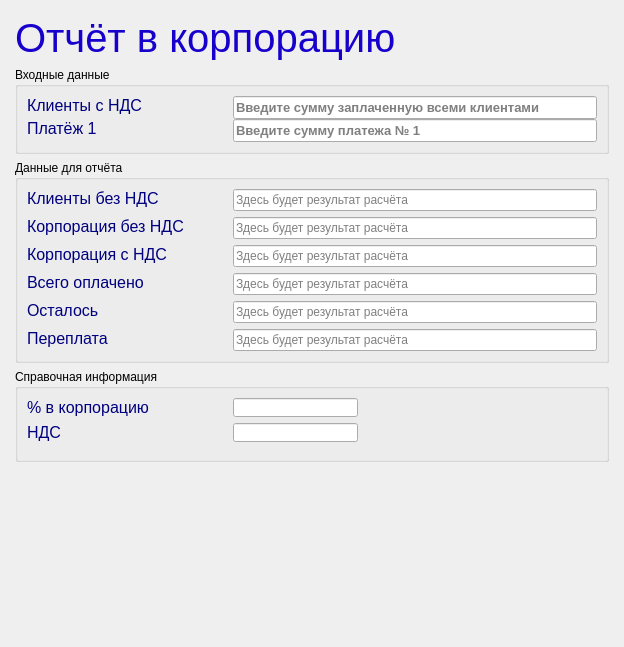
<?xml version="1.0" encoding="UTF-8"?>
<ui version="4.0">
 <class>MainWindow</class>
 <widget class="QMainWindow" name="MainWindow">
  <property name="geometry">
   <rect>
    <x>0</x>
    <y>0</y>
    <width>624</width>
    <height>647</height>
   </rect>
  </property>
  <property name="windowTitle">
   <string>Отчёт в корпорацию</string>
  </property>
  <widget class="QWidget" name="centralwidget">
   <layout class="QVBoxLayout" name="verticalLayout_3">
    <property name="sizeConstraint">
     <enum>QLayout::SizeConstraint::SetMinAndMaxSize</enum>
    </property>
    <item>
     <layout class="QVBoxLayout" name="verticalLayout_main" stretch="1,2,0,2,0">
      <property name="leftMargin">
       <number>6</number>
      </property>
      <property name="topMargin">
       <number>6</number>
      </property>
      <property name="rightMargin">
       <number>6</number>
      </property>
      <property name="bottomMargin">
       <number>6</number>
      </property>
      <item>
       <widget class="QLabel" name="label">
        <property name="sizePolicy">
         <sizepolicy hsizetype="Preferred" vsizetype="Fixed">
          <horstretch>0</horstretch>
          <verstretch>0</verstretch>
         </sizepolicy>
        </property>
        <property name="palette">
         <palette>
          <active>
           <colorrole role="WindowText">
            <brush brushstyle="SolidPattern">
             <color alpha="255">
              <red>23</red>
              <green>0</green>
              <blue>204</blue>
             </color>
            </brush>
           </colorrole>
           <colorrole role="Text">
            <brush brushstyle="SolidPattern">
             <color alpha="255">
              <red>0</red>
              <green>0</green>
              <blue>0</blue>
             </color>
            </brush>
           </colorrole>
          </active>
          <inactive>
           <colorrole role="WindowText">
            <brush brushstyle="SolidPattern">
             <color alpha="255">
              <red>23</red>
              <green>0</green>
              <blue>204</blue>
             </color>
            </brush>
           </colorrole>
           <colorrole role="Text">
            <brush brushstyle="SolidPattern">
             <color alpha="255">
              <red>0</red>
              <green>0</green>
              <blue>0</blue>
             </color>
            </brush>
           </colorrole>
          </inactive>
          <disabled>
           <colorrole role="WindowText">
            <brush brushstyle="SolidPattern">
             <color alpha="255">
              <red>120</red>
              <green>120</green>
              <blue>120</blue>
             </color>
            </brush>
           </colorrole>
           <colorrole role="Text">
            <brush brushstyle="SolidPattern">
             <color alpha="255">
              <red>120</red>
              <green>120</green>
              <blue>120</blue>
             </color>
            </brush>
           </colorrole>
          </disabled>
         </palette>
        </property>
        <property name="font">
         <font>
          <pointsize>30</pointsize>
          <bold>false</bold>
         </font>
        </property>
        <property name="text">
         <string>&lt;html&gt;&lt;head/&gt;&lt;body&gt;&lt;p&gt;Отчёт в корпорацию&lt;/p&gt;&lt;/body&gt;&lt;/html&gt;</string>
        </property>
       </widget>
      </item>
      <item>
       <widget class="QGroupBox" name="groupBoxInput">
        <property name="sizePolicy">
         <sizepolicy hsizetype="Preferred" vsizetype="Fixed">
          <horstretch>0</horstretch>
          <verstretch>0</verstretch>
         </sizepolicy>
        </property>
        <property name="title">
         <string>Входные данные</string>
        </property>
        <layout class="QFormLayout" name="formLayout_4">
         <item row="0" column="0" colspan="2">
          <layout class="QFormLayout" name="formLayoutInput">
           <property name="verticalSpacing">
            <number>0</number>
           </property>
           <item row="0" column="0">
            <widget class="QLabel" name="label_5">
             <property name="sizePolicy">
              <sizepolicy hsizetype="Fixed" vsizetype="Fixed">
               <horstretch>0</horstretch>
               <verstretch>0</verstretch>
              </sizepolicy>
             </property>
             <property name="minimumSize">
              <size>
               <width>200</width>
               <height>0</height>
              </size>
             </property>
             <property name="maximumSize">
              <size>
               <width>200</width>
               <height>16777215</height>
              </size>
             </property>
             <property name="palette">
              <palette>
               <active>
                <colorrole role="WindowText">
                 <brush brushstyle="SolidPattern">
                  <color alpha="255">
                   <red>0</red>
                   <green>0</green>
                   <blue>127</blue>
                  </color>
                 </brush>
                </colorrole>
               </active>
               <inactive>
                <colorrole role="WindowText">
                 <brush brushstyle="SolidPattern">
                  <color alpha="255">
                   <red>0</red>
                   <green>0</green>
                   <blue>127</blue>
                  </color>
                 </brush>
                </colorrole>
               </inactive>
               <disabled>
                <colorrole role="WindowText">
                 <brush brushstyle="SolidPattern">
                  <color alpha="255">
                   <red>120</red>
                   <green>120</green>
                   <blue>120</blue>
                  </color>
                 </brush>
                </colorrole>
               </disabled>
              </palette>
             </property>
             <property name="font">
              <font>
               <pointsize>12</pointsize>
              </font>
             </property>
             <property name="text">
              <string>Клиенты с НДС</string>
             </property>
            </widget>
           </item>
           <item row="0" column="1">
            <widget class="ValidatedLineEdit" name="edtClientsWithNDS">
             <property name="font">
              <font>
               <pointsize>10</pointsize>
               <bold>true</bold>
              </font>
             </property>
             <property name="tabletTracking">
              <bool>true</bool>
             </property>
             <property name="toolTip">
              <string>Введите сумму заплаченную всеми клиентами</string>
             </property>
             <property name="statusTip">
              <string>123</string>
             </property>
             <property name="whatsThis">
              <string/>
             </property>
             <property name="autoFillBackground">
              <bool>false</bool>
             </property>
             <property name="dragEnabled">
              <bool>true</bool>
             </property>
             <property name="placeholderText">
              <string>Введите сумму заплаченную всеми клиентами</string>
             </property>
            </widget>
           </item>
           <item row="1" column="0">
            <widget class="QLabel" name="lblPaid1">
             <property name="sizePolicy">
              <sizepolicy hsizetype="Fixed" vsizetype="Fixed">
               <horstretch>0</horstretch>
               <verstretch>0</verstretch>
              </sizepolicy>
             </property>
             <property name="minimumSize">
              <size>
               <width>200</width>
               <height>0</height>
              </size>
             </property>
             <property name="maximumSize">
              <size>
               <width>200</width>
               <height>16777215</height>
              </size>
             </property>
             <property name="palette">
              <palette>
               <active>
                <colorrole role="WindowText">
                 <brush brushstyle="SolidPattern">
                  <color alpha="255">
                   <red>0</red>
                   <green>0</green>
                   <blue>127</blue>
                  </color>
                 </brush>
                </colorrole>
               </active>
               <inactive>
                <colorrole role="WindowText">
                 <brush brushstyle="SolidPattern">
                  <color alpha="255">
                   <red>0</red>
                   <green>0</green>
                   <blue>127</blue>
                  </color>
                 </brush>
                </colorrole>
               </inactive>
               <disabled>
                <colorrole role="WindowText">
                 <brush brushstyle="SolidPattern">
                  <color alpha="255">
                   <red>120</red>
                   <green>120</green>
                   <blue>120</blue>
                  </color>
                 </brush>
                </colorrole>
               </disabled>
              </palette>
             </property>
             <property name="font">
              <font>
               <pointsize>12</pointsize>
              </font>
             </property>
             <property name="text">
              <string>Платёж 1</string>
             </property>
            </widget>
           </item>
           <item row="1" column="1">
            <widget class="ValidatedLineEdit" name="edtPaid">
             <property name="font">
              <font>
               <pointsize>10</pointsize>
               <bold>true</bold>
              </font>
             </property>
             <property name="toolTip">
              <string>&lt;html&gt;&lt;head/&gt;&lt;body&gt;&lt;p&gt;Введите сумму платежа № 1&lt;/p&gt;&lt;/body&gt;&lt;/html&gt;</string>
             </property>
             <property name="placeholderText">
              <string>Введите сумму платежа № 1</string>
             </property>
            </widget>
           </item>
          </layout>
         </item>
        </layout>
       </widget>
      </item>
      <item>
       <widget class="QGroupBox" name="groupBoxOutput">
        <property name="sizePolicy">
         <sizepolicy hsizetype="Preferred" vsizetype="Fixed">
          <horstretch>0</horstretch>
          <verstretch>0</verstretch>
         </sizepolicy>
        </property>
        <property name="title">
         <string>Данные для отчёта</string>
        </property>
        <layout class="QVBoxLayout" name="verticalLayout">
         <item>
          <layout class="QFormLayout" name="formLayout_Output">
           <item row="0" column="0">
            <widget class="QLabel" name="label_11">
             <property name="sizePolicy">
              <sizepolicy hsizetype="Fixed" vsizetype="Fixed">
               <horstretch>0</horstretch>
               <verstretch>0</verstretch>
              </sizepolicy>
             </property>
             <property name="minimumSize">
              <size>
               <width>200</width>
               <height>0</height>
              </size>
             </property>
             <property name="maximumSize">
              <size>
               <width>200</width>
               <height>16777215</height>
              </size>
             </property>
             <property name="palette">
              <palette>
               <active>
                <colorrole role="WindowText">
                 <brush brushstyle="SolidPattern">
                  <color alpha="255">
                   <red>0</red>
                   <green>0</green>
                   <blue>127</blue>
                  </color>
                 </brush>
                </colorrole>
               </active>
               <inactive>
                <colorrole role="WindowText">
                 <brush brushstyle="SolidPattern">
                  <color alpha="255">
                   <red>0</red>
                   <green>0</green>
                   <blue>127</blue>
                  </color>
                 </brush>
                </colorrole>
               </inactive>
               <disabled>
                <colorrole role="WindowText">
                 <brush brushstyle="SolidPattern">
                  <color alpha="255">
                   <red>120</red>
                   <green>120</green>
                   <blue>120</blue>
                  </color>
                 </brush>
                </colorrole>
               </disabled>
              </palette>
             </property>
             <property name="font">
              <font>
               <pointsize>12</pointsize>
              </font>
             </property>
             <property name="text">
              <string>Клиенты без НДС</string>
             </property>
            </widget>
           </item>
           <item row="0" column="1">
            <widget class="QLineEdit" name="edtClientsOutput">
             <property name="focusPolicy">
              <enum>Qt::FocusPolicy::NoFocus</enum>
             </property>
             <property name="toolTip">
              <string>Кликните мышью и результат (в т.ч. НДС) будет в буфере обмена</string>
             </property>
             <property name="alignment">
              <set>Qt::AlignmentFlag::AlignLeading|Qt::AlignmentFlag::AlignLeft|Qt::AlignmentFlag::AlignVCenter</set>
             </property>
             <property name="readOnly">
              <bool>true</bool>
             </property>
             <property name="placeholderText">
              <string>Здесь будет результат расчёта</string>
             </property>
            </widget>
           </item>
           <item row="1" column="0">
            <widget class="QLabel" name="label_3">
             <property name="sizePolicy">
              <sizepolicy hsizetype="Fixed" vsizetype="Fixed">
               <horstretch>0</horstretch>
               <verstretch>0</verstretch>
              </sizepolicy>
             </property>
             <property name="minimumSize">
              <size>
               <width>200</width>
               <height>0</height>
              </size>
             </property>
             <property name="maximumSize">
              <size>
               <width>200</width>
               <height>16777215</height>
              </size>
             </property>
             <property name="palette">
              <palette>
               <active>
                <colorrole role="WindowText">
                 <brush brushstyle="SolidPattern">
                  <color alpha="255">
                   <red>0</red>
                   <green>0</green>
                   <blue>127</blue>
                  </color>
                 </brush>
                </colorrole>
               </active>
               <inactive>
                <colorrole role="WindowText">
                 <brush brushstyle="SolidPattern">
                  <color alpha="255">
                   <red>0</red>
                   <green>0</green>
                   <blue>127</blue>
                  </color>
                 </brush>
                </colorrole>
               </inactive>
               <disabled>
                <colorrole role="WindowText">
                 <brush brushstyle="SolidPattern">
                  <color alpha="255">
                   <red>120</red>
                   <green>120</green>
                   <blue>120</blue>
                  </color>
                 </brush>
                </colorrole>
               </disabled>
              </palette>
             </property>
             <property name="font">
              <font>
               <pointsize>12</pointsize>
              </font>
             </property>
             <property name="text">
              <string>Корпорация без НДС</string>
             </property>
            </widget>
           </item>
           <item row="1" column="1">
            <widget class="QLineEdit" name="edtCorpOutput">
             <property name="focusPolicy">
              <enum>Qt::FocusPolicy::NoFocus</enum>
             </property>
             <property name="toolTip">
              <string>Кликните мышью и результат (в т.ч. НДС) будет в буфере обмена</string>
             </property>
             <property name="alignment">
              <set>Qt::AlignmentFlag::AlignLeading|Qt::AlignmentFlag::AlignLeft|Qt::AlignmentFlag::AlignVCenter</set>
             </property>
             <property name="readOnly">
              <bool>true</bool>
             </property>
             <property name="placeholderText">
              <string>Здесь будет результат расчёта</string>
             </property>
            </widget>
           </item>
           <item row="2" column="0">
            <widget class="QLabel" name="label_13">
             <property name="sizePolicy">
              <sizepolicy hsizetype="Fixed" vsizetype="Fixed">
               <horstretch>0</horstretch>
               <verstretch>0</verstretch>
              </sizepolicy>
             </property>
             <property name="minimumSize">
              <size>
               <width>200</width>
               <height>0</height>
              </size>
             </property>
             <property name="maximumSize">
              <size>
               <width>200</width>
               <height>16777215</height>
              </size>
             </property>
             <property name="palette">
              <palette>
               <active>
                <colorrole role="WindowText">
                 <brush brushstyle="SolidPattern">
                  <color alpha="255">
                   <red>0</red>
                   <green>0</green>
                   <blue>127</blue>
                  </color>
                 </brush>
                </colorrole>
               </active>
               <inactive>
                <colorrole role="WindowText">
                 <brush brushstyle="SolidPattern">
                  <color alpha="255">
                   <red>0</red>
                   <green>0</green>
                   <blue>127</blue>
                  </color>
                 </brush>
                </colorrole>
               </inactive>
               <disabled>
                <colorrole role="WindowText">
                 <brush brushstyle="SolidPattern">
                  <color alpha="255">
                   <red>120</red>
                   <green>120</green>
                   <blue>120</blue>
                  </color>
                 </brush>
                </colorrole>
               </disabled>
              </palette>
             </property>
             <property name="font">
              <font>
               <pointsize>12</pointsize>
              </font>
             </property>
             <property name="text">
              <string>Корпорация с НДС</string>
             </property>
            </widget>
           </item>
           <item row="2" column="1">
            <widget class="QLineEdit" name="edtCorpNDSOutput">
             <property name="focusPolicy">
              <enum>Qt::FocusPolicy::NoFocus</enum>
             </property>
             <property name="toolTip">
              <string>Кликните мышью и результат (в т.ч. НДС) будет в буфере обмена</string>
             </property>
             <property name="alignment">
              <set>Qt::AlignmentFlag::AlignLeading|Qt::AlignmentFlag::AlignLeft|Qt::AlignmentFlag::AlignVCenter</set>
             </property>
             <property name="readOnly">
              <bool>true</bool>
             </property>
             <property name="placeholderText">
              <string>Здесь будет результат расчёта</string>
             </property>
            </widget>
           </item>
           <item row="3" column="0">
            <widget class="QLabel" name="label_7">
             <property name="sizePolicy">
              <sizepolicy hsizetype="Fixed" vsizetype="Fixed">
               <horstretch>0</horstretch>
               <verstretch>0</verstretch>
              </sizepolicy>
             </property>
             <property name="minimumSize">
              <size>
               <width>200</width>
               <height>0</height>
              </size>
             </property>
             <property name="maximumSize">
              <size>
               <width>200</width>
               <height>16777215</height>
              </size>
             </property>
             <property name="palette">
              <palette>
               <active>
                <colorrole role="WindowText">
                 <brush brushstyle="SolidPattern">
                  <color alpha="255">
                   <red>0</red>
                   <green>0</green>
                   <blue>127</blue>
                  </color>
                 </brush>
                </colorrole>
               </active>
               <inactive>
                <colorrole role="WindowText">
                 <brush brushstyle="SolidPattern">
                  <color alpha="255">
                   <red>0</red>
                   <green>0</green>
                   <blue>127</blue>
                  </color>
                 </brush>
                </colorrole>
               </inactive>
               <disabled>
                <colorrole role="WindowText">
                 <brush brushstyle="SolidPattern">
                  <color alpha="255">
                   <red>120</red>
                   <green>120</green>
                   <blue>120</blue>
                  </color>
                 </brush>
                </colorrole>
               </disabled>
              </palette>
             </property>
             <property name="font">
              <font>
               <pointsize>12</pointsize>
              </font>
             </property>
             <property name="text">
              <string>Всего оплачено</string>
             </property>
            </widget>
           </item>
           <item row="3" column="1">
            <widget class="QLineEdit" name="edtPaidOutput">
             <property name="focusPolicy">
              <enum>Qt::FocusPolicy::NoFocus</enum>
             </property>
             <property name="alignment">
              <set>Qt::AlignmentFlag::AlignLeading|Qt::AlignmentFlag::AlignLeft|Qt::AlignmentFlag::AlignVCenter</set>
             </property>
             <property name="readOnly">
              <bool>true</bool>
             </property>
             <property name="placeholderText">
              <string>Здесь будет результат расчёта</string>
             </property>
            </widget>
           </item>
           <item row="4" column="0">
            <widget class="QLabel" name="label_8">
             <property name="sizePolicy">
              <sizepolicy hsizetype="Fixed" vsizetype="Fixed">
               <horstretch>0</horstretch>
               <verstretch>0</verstretch>
              </sizepolicy>
             </property>
             <property name="minimumSize">
              <size>
               <width>200</width>
               <height>0</height>
              </size>
             </property>
             <property name="maximumSize">
              <size>
               <width>200</width>
               <height>16777215</height>
              </size>
             </property>
             <property name="palette">
              <palette>
               <active>
                <colorrole role="WindowText">
                 <brush brushstyle="SolidPattern">
                  <color alpha="255">
                   <red>0</red>
                   <green>0</green>
                   <blue>127</blue>
                  </color>
                 </brush>
                </colorrole>
               </active>
               <inactive>
                <colorrole role="WindowText">
                 <brush brushstyle="SolidPattern">
                  <color alpha="255">
                   <red>0</red>
                   <green>0</green>
                   <blue>127</blue>
                  </color>
                 </brush>
                </colorrole>
               </inactive>
               <disabled>
                <colorrole role="WindowText">
                 <brush brushstyle="SolidPattern">
                  <color alpha="255">
                   <red>120</red>
                   <green>120</green>
                   <blue>120</blue>
                  </color>
                 </brush>
                </colorrole>
               </disabled>
              </palette>
             </property>
             <property name="font">
              <font>
               <pointsize>12</pointsize>
              </font>
             </property>
             <property name="text">
              <string>Осталось</string>
             </property>
            </widget>
           </item>
           <item row="4" column="1">
            <widget class="QLineEdit" name="edtLeftOutput">
             <property name="focusPolicy">
              <enum>Qt::FocusPolicy::NoFocus</enum>
             </property>
             <property name="alignment">
              <set>Qt::AlignmentFlag::AlignLeading|Qt::AlignmentFlag::AlignLeft|Qt::AlignmentFlag::AlignVCenter</set>
             </property>
             <property name="readOnly">
              <bool>true</bool>
             </property>
             <property name="placeholderText">
              <string>Здесь будет результат расчёта</string>
             </property>
            </widget>
           </item>
           <item row="5" column="0">
            <widget class="QLabel" name="label_9">
             <property name="sizePolicy">
              <sizepolicy hsizetype="Fixed" vsizetype="Fixed">
               <horstretch>0</horstretch>
               <verstretch>0</verstretch>
              </sizepolicy>
             </property>
             <property name="minimumSize">
              <size>
               <width>200</width>
               <height>0</height>
              </size>
             </property>
             <property name="maximumSize">
              <size>
               <width>200</width>
               <height>16777215</height>
              </size>
             </property>
             <property name="palette">
              <palette>
               <active>
                <colorrole role="WindowText">
                 <brush brushstyle="SolidPattern">
                  <color alpha="255">
                   <red>0</red>
                   <green>0</green>
                   <blue>127</blue>
                  </color>
                 </brush>
                </colorrole>
               </active>
               <inactive>
                <colorrole role="WindowText">
                 <brush brushstyle="SolidPattern">
                  <color alpha="255">
                   <red>0</red>
                   <green>0</green>
                   <blue>127</blue>
                  </color>
                 </brush>
                </colorrole>
               </inactive>
               <disabled>
                <colorrole role="WindowText">
                 <brush brushstyle="SolidPattern">
                  <color alpha="255">
                   <red>120</red>
                   <green>120</green>
                   <blue>120</blue>
                  </color>
                 </brush>
                </colorrole>
               </disabled>
              </palette>
             </property>
             <property name="font">
              <font>
               <pointsize>12</pointsize>
              </font>
             </property>
             <property name="text">
              <string>Переплата</string>
             </property>
            </widget>
           </item>
           <item row="5" column="1">
            <widget class="QLineEdit" name="edtOverOutput">
             <property name="focusPolicy">
              <enum>Qt::FocusPolicy::NoFocus</enum>
             </property>
             <property name="alignment">
              <set>Qt::AlignmentFlag::AlignLeading|Qt::AlignmentFlag::AlignLeft|Qt::AlignmentFlag::AlignVCenter</set>
             </property>
             <property name="readOnly">
              <bool>true</bool>
             </property>
             <property name="placeholderText">
              <string>Здесь будет результат расчёта</string>
             </property>
            </widget>
           </item>
          </layout>
         </item>
        </layout>
       </widget>
      </item>
      <item>
       <widget class="QGroupBox" name="groupBoxHelp">
        <property name="sizePolicy">
         <sizepolicy hsizetype="Preferred" vsizetype="Fixed">
          <horstretch>0</horstretch>
          <verstretch>0</verstretch>
         </sizepolicy>
        </property>
        <property name="title">
         <string>Справочная информация</string>
        </property>
        <layout class="QFormLayout" name="formLayout">
         <item row="0" column="0" colspan="2">
          <layout class="QGridLayout" name="gridLayoutHelp">
           <item row="0" column="0">
            <widget class="QLabel" name="label_12">
             <property name="sizePolicy">
              <sizepolicy hsizetype="Fixed" vsizetype="Fixed">
               <horstretch>0</horstretch>
               <verstretch>0</verstretch>
              </sizepolicy>
             </property>
             <property name="minimumSize">
              <size>
               <width>200</width>
               <height>0</height>
              </size>
             </property>
             <property name="maximumSize">
              <size>
               <width>200</width>
               <height>16777215</height>
              </size>
             </property>
             <property name="palette">
              <palette>
               <active>
                <colorrole role="WindowText">
                 <brush brushstyle="SolidPattern">
                  <color alpha="255">
                   <red>0</red>
                   <green>0</green>
                   <blue>127</blue>
                  </color>
                 </brush>
                </colorrole>
               </active>
               <inactive>
                <colorrole role="WindowText">
                 <brush brushstyle="SolidPattern">
                  <color alpha="255">
                   <red>0</red>
                   <green>0</green>
                   <blue>127</blue>
                  </color>
                 </brush>
                </colorrole>
               </inactive>
               <disabled>
                <colorrole role="WindowText">
                 <brush brushstyle="SolidPattern">
                  <color alpha="255">
                   <red>120</red>
                   <green>120</green>
                   <blue>120</blue>
                  </color>
                 </brush>
                </colorrole>
               </disabled>
              </palette>
             </property>
             <property name="font">
              <font>
               <pointsize>12</pointsize>
              </font>
             </property>
             <property name="text">
              <string>% в корпорацию</string>
             </property>
            </widget>
           </item>
           <item row="0" column="1">
            <widget class="ValidatedLineEdit" name="edtToCorporation">
             <property name="sizePolicy">
              <sizepolicy hsizetype="Fixed" vsizetype="Fixed">
               <horstretch>0</horstretch>
               <verstretch>0</verstretch>
              </sizepolicy>
             </property>
             <property name="font">
              <font>
               <pointsize>10</pointsize>
               <bold>true</bold>
              </font>
             </property>
             <property name="tabletTracking">
              <bool>true</bool>
             </property>
             <property name="toolTip">
              <string>Введите сумму заплаченную всеми клиентами</string>
             </property>
             <property name="statusTip">
              <string>123</string>
             </property>
             <property name="whatsThis">
              <string/>
             </property>
             <property name="autoFillBackground">
              <bool>false</bool>
             </property>
             <property name="dragEnabled">
              <bool>true</bool>
             </property>
             <property name="placeholderText">
              <string/>
             </property>
            </widget>
           </item>
           <item row="1" column="0">
            <widget class="QLabel" name="label_10">
             <property name="sizePolicy">
              <sizepolicy hsizetype="Fixed" vsizetype="Fixed">
               <horstretch>0</horstretch>
               <verstretch>0</verstretch>
              </sizepolicy>
             </property>
             <property name="minimumSize">
              <size>
               <width>200</width>
               <height>0</height>
              </size>
             </property>
             <property name="maximumSize">
              <size>
               <width>200</width>
               <height>16777215</height>
              </size>
             </property>
             <property name="palette">
              <palette>
               <active>
                <colorrole role="WindowText">
                 <brush brushstyle="SolidPattern">
                  <color alpha="255">
                   <red>0</red>
                   <green>0</green>
                   <blue>127</blue>
                  </color>
                 </brush>
                </colorrole>
               </active>
               <inactive>
                <colorrole role="WindowText">
                 <brush brushstyle="SolidPattern">
                  <color alpha="255">
                   <red>0</red>
                   <green>0</green>
                   <blue>127</blue>
                  </color>
                 </brush>
                </colorrole>
               </inactive>
               <disabled>
                <colorrole role="WindowText">
                 <brush brushstyle="SolidPattern">
                  <color alpha="255">
                   <red>120</red>
                   <green>120</green>
                   <blue>120</blue>
                  </color>
                 </brush>
                </colorrole>
               </disabled>
              </palette>
             </property>
             <property name="font">
              <font>
               <pointsize>12</pointsize>
              </font>
             </property>
             <property name="text">
              <string>НДС</string>
             </property>
            </widget>
           </item>
           <item row="1" column="1">
            <widget class="ValidatedLineEdit" name="edtPercentNDS">
             <property name="sizePolicy">
              <sizepolicy hsizetype="Fixed" vsizetype="Fixed">
               <horstretch>0</horstretch>
               <verstretch>0</verstretch>
              </sizepolicy>
             </property>
             <property name="font">
              <font>
               <pointsize>10</pointsize>
               <bold>true</bold>
              </font>
             </property>
             <property name="tabletTracking">
              <bool>true</bool>
             </property>
             <property name="toolTip">
              <string>Введите сумму заплаченную всеми клиентами</string>
             </property>
             <property name="statusTip">
              <string>123</string>
             </property>
             <property name="whatsThis">
              <string/>
             </property>
             <property name="autoFillBackground">
              <bool>false</bool>
             </property>
             <property name="dragEnabled">
              <bool>true</bool>
             </property>
             <property name="placeholderText">
              <string/>
             </property>
            </widget>
           </item>
          </layout>
         </item>
        </layout>
       </widget>
      </item>
      <item>
       <spacer name="verticalSpacer">
        <property name="orientation">
         <enum>Qt::Orientation::Vertical</enum>
        </property>
        <property name="sizeHint" stdset="0">
         <size>
          <width>20</width>
          <height>40</height>
         </size>
        </property>
       </spacer>
      </item>
     </layout>
    </item>
   </layout>
  </widget>
 </widget>
 <customwidgets>
  <customwidget>
   <class>ValidatedLineEdit</class>
   <extends>QLineEdit</extends>
   <header>validatedlineedit</header>
  </customwidget>
 </customwidgets>
 <resources/>
 <connections/>
</ui>
